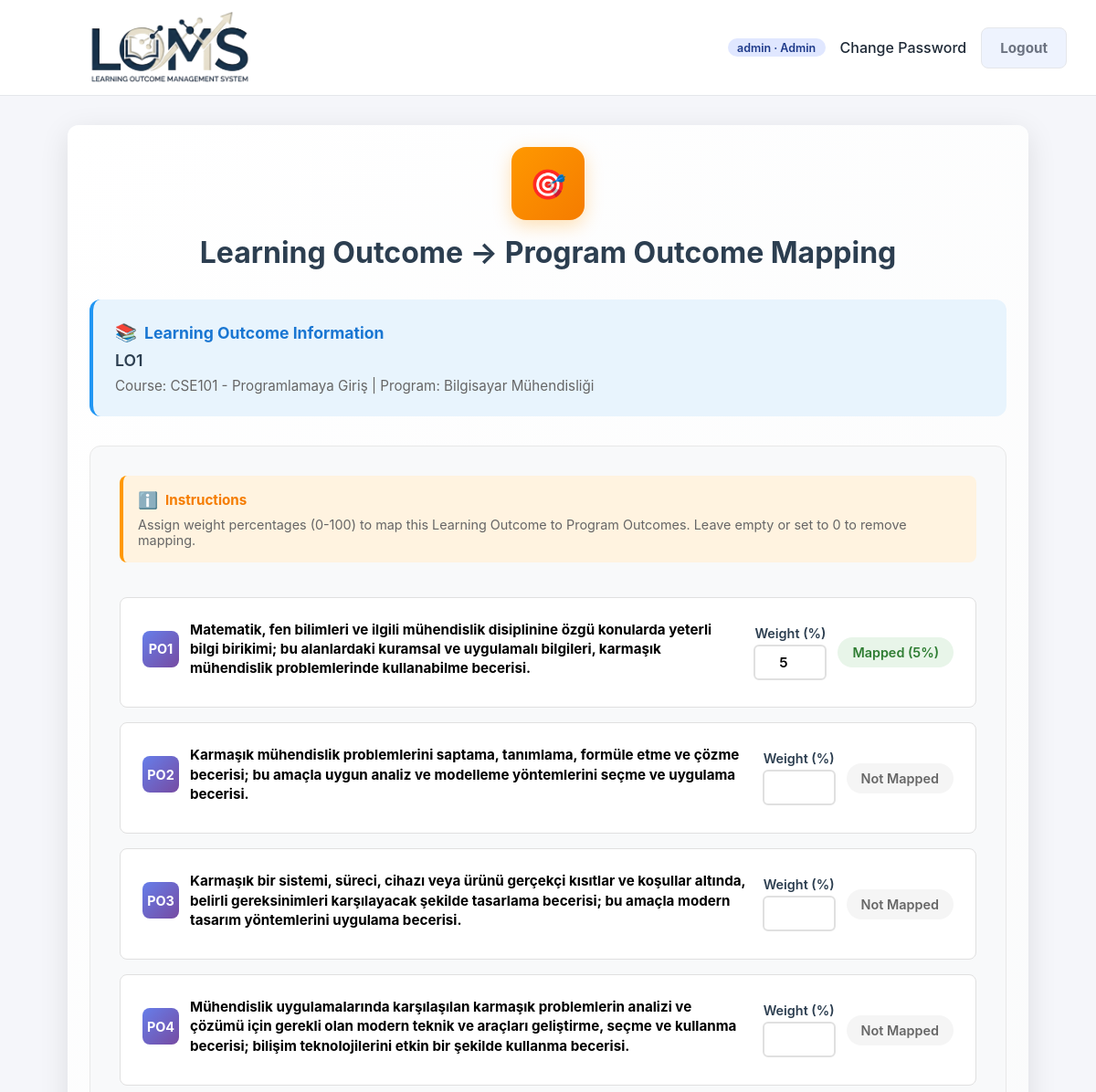
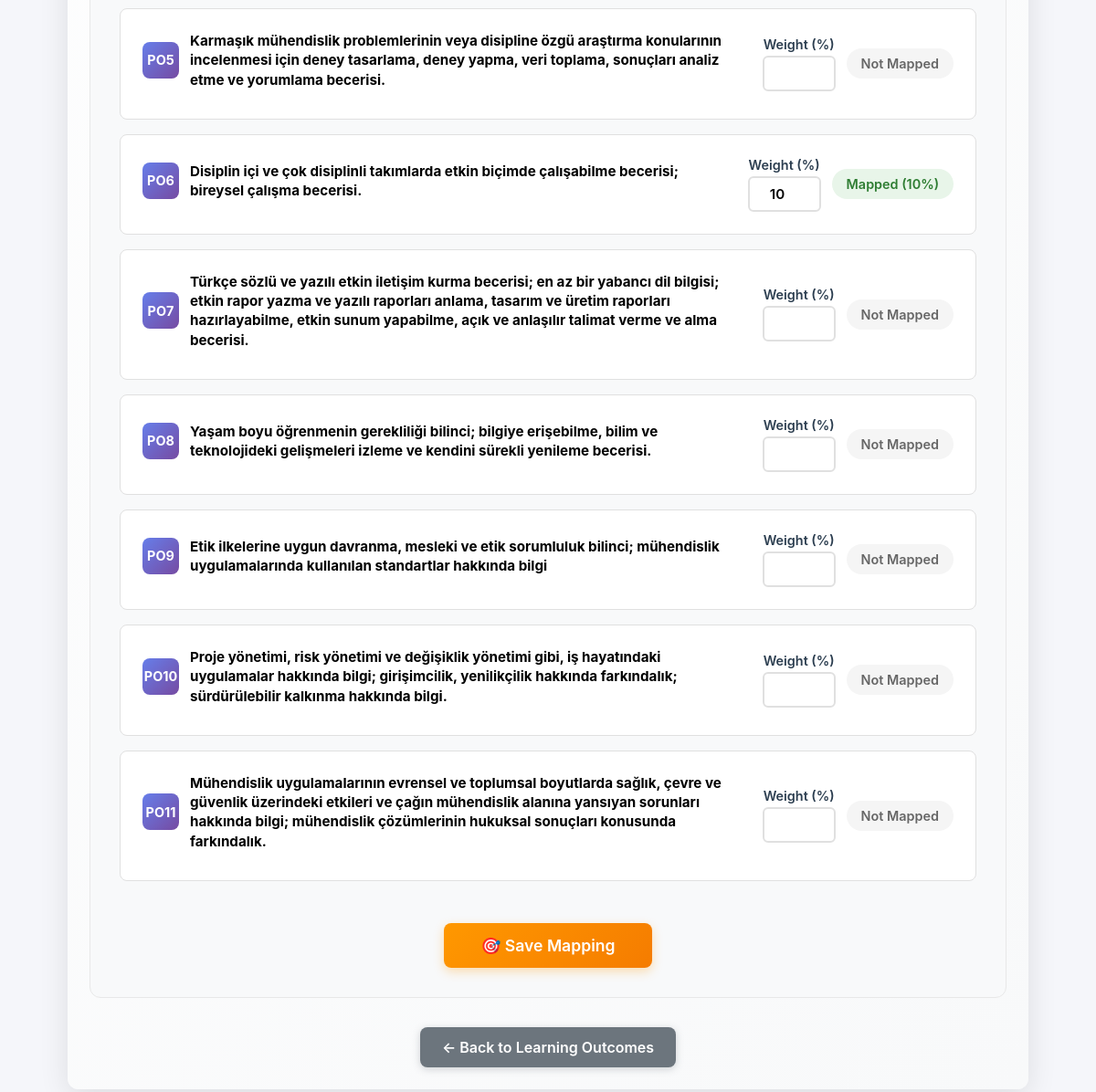
Page /outcomes/lo/9/mapping/ (signed in) on the committed database (2 pictures, top to bottom).
### accounts/models.py (models this page shows, shortened)
class CustomUser(AbstractUser):
    class Role(models.TextChoices):
        ADMIN = "ADMIN", "Admin"
        STUDENT_AFFAIRS = "STUDENT_AFFAIRS", "Student Affairs"
        FACULTY_MEMBER = "FACULTY_MEMBER", "Faculty Member"
        LECTURER = "LECTURER", "Lecturer"
        STUDENT = "STUDENT", "Student"
    role = models.CharField(
        max_length=32,
        choices=Role.choices,
        default=Role.STUDENT,
    )
    student_grade = models.PositiveSmallIntegerField(
        null=True,
        blank=True,
        help_text="Student grade / academic year (1-4).",
    )
    student_faculty = models.ForeignKey(
        "organizations.Faculty",
        null=True,
        blank=True,
        on_delete=models.SET_NULL,
        related_name="students",
        help_text="Faculty the student is enrolled in.",
    )
    student_program = models.ForeignKey(
        "organizations.Program",
        null=True,
        blank=True,
        on_delete=models.SET_NULL,
        related_name="students",
        help_text="Program the student belongs to.",
    )
    faculty_member_faculty = models.ForeignKey(
        "organizations.Faculty",
        null=True,
        blank=True,
        on_delete=models.SET_NULL,
        related_name="faculty_members",
        help_text="Faculty this faculty member is responsible for.",
    )
    lecturer_programs = models.ManyToManyField(
        "organizations.Program",
        blank=True,
        related_name="lecturers",
        help_text="Programs assigned to this lecturer.",
    )
    lecturer_courses = models.ManyToManyField(
        "courses.Course",
        blank=True,
        related_name="lecturers",
        help_text="Courses assigned to this lecturer.",
    )
    phone = models.CharField(
        max_length=20,
        blank=True,
        null=True,
    )
    student_number = models.CharField(
        max_length=32,
        null=True,
        blank=True,
        help_text="Official student identification number.",
    )
    must_change_password = models.BooleanField(
        default=False,
        help_text="User must update password after logging in with the initial credentials.",
    )
    objects = CustomUserManager()
    @property
    def is_admin(self):
        return self.role == self.Role.ADMIN and self.is_superuser
    @property
    def is_student_affairs(self):
        return self.role == self.Role.STUDENT_AFFAIRS
    @property
    def is_faculty_member(self):
        return self.role == self.Role.FACULTY_MEMBER
    @property
    def is_lecturer(self):
        return self.role == self.Role.LECTURER
    @property
    def is_student(self):
        return self.role == self.Role.STUDENT

### outcomes/models.py (models this page shows, shortened)
class LearningOutcome(models.Model):
    course = models.ForeignKey(
        Course,
        on_delete=models.CASCADE,
        related_name="learning_outcomes",
    )
    code = models.CharField(
        max_length=20,
        help_text="Learning outcome code (e.g., LO1).",
    )
    short_title = models.CharField(
        max_length=255,
        help_text="Short title (e.g., Explain fundamental concepts).",
    )
    description = models.TextField(
        blank=True,
        help_text="Detailed description.",
    )
    order = models.PositiveSmallIntegerField(
        default=1,
        help_text="Display order within the course.",
    )
    active = models.BooleanField(default=True)
    program_outcomes = models.ManyToManyField(
        "outcomes.ProgramOutcome",
        through="LearningOutcomeProgramOutcome",
        related_name="learning_outcomes",
        blank=True,
    )
    class Meta:
        unique_together = ("course", "code")
        ordering = ["course", "order", "code"]

class ProgramOutcome(models.Model):
    program = models.ForeignKey(
        Program,
        on_delete=models.CASCADE,
        related_name="program_outcomes",
    )
    code = models.CharField(
        max_length=20,
        help_text="Program outcome code (e.g., PO1).",
    )
    short_title = models.CharField(
        max_length=255,
        help_text="Short title (e.g., Problem solving).",
    )
    description = models.TextField(
        blank=True,
        help_text="Detailed description.",
    )
    order = models.PositiveSmallIntegerField(
        default=1,
        help_text="Display order within lists.",
    )
    active = models.BooleanField(default=True)
    class Meta:
        unique_together = ("program", "code")
        ordering = ["program", "order", "code"]

### courses/models.py (models this page shows, shortened)
class Course(models.Model):
    class Year(models.IntegerChoices):
        YEAR_1 = 1, "1st Year"
        YEAR_2 = 2, "2nd Year"
        YEAR_3 = 3, "3rd Year"
        YEAR_4 = 4, "4th Year"
    class Semester(models.TextChoices):
        FALL = "FALL", "Fall"
        SPRING = "SPRING", "Spring"
        YEARLONG = "YEARLONG", "Year-long"
    program = models.ForeignKey(
        Program,
        on_delete=models.CASCADE,
        related_name="courses",
    )
    code = models.CharField(max_length=50)
    name = models.CharField(max_length=255)
    year = models.PositiveSmallIntegerField(
        choices=Year.choices,
        null=True,
        blank=True,
        help_text="Typical year students take this course (1-4).",
    )
    semester = models.CharField(
        max_length=16,
        choices=Semester.choices,
        default=Semester.FALL,
    )
    ects = models.DecimalField(
        max_digits=4,
        decimal_places=1,
        null=True,
        blank=True,
        help_text="ECTS credit value.",
    )
    credit = models.DecimalField(
        max_digits=4,
        decimal_places=1,
        null=True,
        blank=True,
        help_text="Local credit value.",
    )
    description = models.TextField(
        blank=True,
        help_text="Free-form course description.",
    )
    lecturer = models.ForeignKey(
        settings.AUTH_USER_MODEL,
        null=True,
        blank=True,
        on_delete=models.SET_NULL,
        related_name="lecturer_courses_assigned",
        help_text="Primary lecturer responsible for this course.",
    )
    students = models.ManyToManyField(
        settings.AUTH_USER_MODEL,
        blank=True,
        related_name="enrolled_courses",
        help_text="Students enrolled in this course (auto-managed).",
    )
    class Meta:
        unique_together = ("program", "code")
        ordering = ["program", "year", "semester", "code"]

### organizations/models.py (models this page shows, shortened)
class Program(models.Model):
    name = models.CharField(max_length=255)
    code = models.CharField(max_length=50, unique=True)
    faculty = models.ForeignKey(
        Faculty,
        on_delete=models.CASCADE,
        related_name="programs",
    )
    description = models.TextField(
        blank=True,
        help_text="Optional program description.",
    )
    coordinator = models.ForeignKey(
        settings.AUTH_USER_MODEL,
        null=True,
        blank=True,
        on_delete=models.SET_NULL,
        related_name="coordinated_programs",
        help_text="Program coordinator (optional).",
    )

### outcomes/views.py (the view, shortened to what this page needs)
# urls.py: path("lo/<int:pk>/mapping/", learning_outcome_mapping, name="learning_outcome_mapping"),
@role_required(CustomUser.Role.LECTURER)
def learning_outcome_mapping(request, pk):
    lo = get_object_or_404(
        LearningOutcome.objects.select_related("course", "course__program"),
        pk=pk,
    )
    course = lo.course
    _check_course_permission_for_lecturer(request.user, course)
    program = course.program
    pos = ProgramOutcome.objects.filter(program=program).order_by("order", "code")
    existing = {
        m.program_outcome_id: m
        for m in lo.lo_po_mappings.all()
    }
    rows = []
    for po in pos:
        mapping = existing.get(po.id)
        rows.append(
            {
                "po": po,
                "weight": mapping.weight if mapping else "",
            }
        )
    context = {
        "course": course,
        "lo": lo,
        "rows": rows,
    }
    return render(request, "outcomes/learning_outcome_mapping.html", context)

### templates/outcomes/learning_outcome_mapping.html (shortened to what this page needs)
{% extends "base.html" %}
{% block content %}
<section class="card" style="margin: 2rem auto; background: linear-gradient(135deg, #ffffff 0%, #f8f9fa 100%); border: none; box-shadow: 0 8px 32px rgba(0, 0, 0, 0.1);">
    <div style="text-align: center; margin-bottom: 2rem;">
        <div style="width: 80px; height: 80px; background: linear-gradient(135deg, #FF9800 0%, #F57C00 100%); border-radius: 16px; display: inline-flex; align-items: center; justify-content: center; color: white; font-weight: bold; font-size: 2rem; box-shadow: 0 6px 20px rgba(255, 152, 0, 0.3); margin-bottom: 1rem;">
            🎯
        </div>
        <h2 style="margin: 0; color: #2c3e50; font-size: 2rem;">Learning Outcome → Program Outcome Mapping</h2>
    </div>
    <div style="background: #e8f4fd; padding: 1.5rem; border-radius: 12px; border-left: 4px solid #2196F3; margin-bottom: 2rem;">
        <div style="display: flex; align-items: center; gap: 0.5rem; margin-bottom: 0.5rem;">
            <span style="font-size: 1.2rem;">📚</span>
            <strong style="color: #1976d2; font-size: 1.1rem;">Learning Outcome Information</strong>
        </div>
        <p style="margin: 0; color: #2c3e50; font-weight: 600; font-size: 1.1rem;">
            {{ lo.code }}
        </p>
        <p style="margin: 0.5rem 0 0 0; color: #666; font-size: 0.95rem;">
            Course: {{ course.code }} - {{ course.name }} | Program: {{ course.program.name }}
        </p>
    </div>
    <form method="post" style="background: #f8f9fa; padding: 2rem; border-radius: 12px; border: 1px solid #e8e8e8;">
        <div style="background: #fff3e0; padding: 1rem; border-radius: 8px; border-left: 4px solid #ff9800; margin-bottom: 1.5rem;">
            <div style="display: flex; align-items: center; gap: 0.5rem; margin-bottom: 0.5rem;">
                <span style="font-size: 1.1rem;">ℹ️</span>
                <strong style="color: #f57c00; font-size: 0.95rem;">Instructions</strong>
            </div>
            <p style="margin: 0; color: #666; font-size: 0.9rem;">
                Assign weight percentages (0-100) to map this Learning Outcome to Program Outcomes. Leave empty or set to 0 to remove mapping.
            </p>
        </div>
        {% if rows %}
            <div style="display: grid; gap: 1rem;">
                {% for row in rows %}
                    <div style="background: white; border: 1px solid #e0e0e0; border-radius: 8px; padding: 1.5rem; transition: all 0.3s ease;"
                         onmouseover="this.style.borderColor='#ff9800'; this.style.boxShadow='0 2px 8px rgba(255, 152, 0, 0.2)';"
                         onmouseout="this.style.borderColor='#e0e0e0'; this.style.boxShadow='none';">
                        <div style="display: flex; align-items: center; justify-content: space-between; gap: 1rem;">
                            <div style="flex: 1;">
                                <div style="display: flex; align-items: center; gap: 0.75rem; margin-bottom: 0.5rem; flex-wrap: wrap;">
                                    <div style="width: 40px; height: 40px; background: linear-gradient(135deg, #667eea 0%, #764ba2 100%); border-radius: 8px; display: flex; align-items: center; justify-content: center; color: white; font-weight: bold; font-size: 0.9rem;">
                                        {{ row.po.code }}
                                    </div>
                                    {% if row.po.description %}
                                        <div style="color: #000; font-size: 0.95rem; font-weight: bold; line-height: 1.4; flex: 1; min-width: 0; word-break: break-word;">{{ row.po.description }}</div>
                                    {% endif %}
                                </div>
                            </div>
                            <div style="display: flex; align-items: center; gap: 0.75rem;">
                                <div style="display: flex; flex-direction: column; align-items: center; gap: 0.25rem;">
                                    <label for="po_{{ row.po.id }}" style="font-weight: 600; color: #2c3e50; font-size: 0.9rem;">Weight (%)</label>
                                    <input type="number"
                                           id="po_{{ row.po.id }}"
                                           name="po_{{ row.po.id }}"
                                           min="0"
                                           max="100"
                                           value="{{ row.weight }}"
                                           style="width: 80px; padding: 0.5rem; border: 2px solid #e0e0e0; border-radius: 6px; text-align: center; font-weight: 600; transition: all 0.3s ease;"
                                           onfocus="this.style.borderColor='#ff9800';"
                                           onblur="this.style.borderColor='#e0e0e0';">
                                </div>
                                {% if row.weight %}
                                    <div style="background: #e8f5e9; color: #2e7d32; padding: 0.5rem 1rem; border-radius: 20px; font-weight: 600; font-size: 0.9rem;">
                                        Mapped ({{ row.weight }}%)
                                    </div>
                                {% else %}
                                    <div style="background: #f5f5f5; color: #666; padding: 0.5rem 1rem; border-radius: 20px; font-weight: 600; font-size: 0.9rem;">
                                        Not Mapped
                                    </div>
                                {% endif %}
                            </div>
                        </div>
                    </div>
                {% endfor %}
            </div>
        {% endif %}
        <div style="text-align: center; margin-top: 2rem;">
            <button type="submit"
                    style="background: linear-gradient(135deg, #FF9800 0%, #F57C00 100%); color: white; padding: 0.875rem 2.5rem; border: none; border-radius: 8px; font-weight: 600; font-size: 1.1rem; cursor: pointer; transition: all 0.3s ease; box-shadow: 0 4px 12px rgba(255, 152, 0, 0.3);"
                    onmouseover="this.style.background='linear-gradient(135deg, #EF6C00 0%, #E65100 100%)'; this.style.transform='translateY(-2px)'; this.style.boxShadow='0 6px 16px rgba(255, 152, 0, 0.4)';"
                    onmouseout="this.style.background='linear-gradient(135deg, #FF9800 0%, #F57C00 100%)'; this.style.transform='translateY(0)'; this.style.boxShadow='0 4px 12px rgba(255, 152, 0, 0.3)';">
                🎯 Save Mapping
            </button>
        </div>
    </form>
    <div style="text-align: center; margin-top: 2rem;">
        <a href="{% url 'outcomes:learning_outcome_manage' course.id %}"
           style="display: inline-flex; align-items: center; gap: 0.5rem; background: #6c757d; color: white; padding: 0.75rem 1.5rem; border-radius: 8px; text-decoration: none; font-weight: 600; transition: all 0.3s ease; box-shadow: 0 2px 8px rgba(108, 117, 125, 0.3);"
           onmouseover="this.style.background='#5a6268'; this.style.transform='translateY(-2px)'; this.style.boxShadow='0 4px 12px rgba(108, 117, 125, 0.4)';"
           onmouseout="this.style.background='#6c757d'; this.style.transform='translateY(0)'; this.style.boxShadow='0 2px 4px rgba(108, 117, 125, 0.3)';">
            ← Back to Learning Outcomes
        </a>
    </div>
</section>
{% endblock %}

### templates/base.html (shortened to what this page needs)
<!DOCTYPE html>
{% load static %}
<html lang="en">
<head>
</head>
<body>
<header>
    <img src="{% static 'images/LOMS-Photoroom.png' %}" alt="LOMS" style="height: 5rem; margin: 0;">
    <nav>
        {% if user.is_authenticated %}
            <span class="pill">{{ user.username }} · {{ user.get_role_display }}</span>
            <a href="{% url 'accounts:password_change' %}">Change Password</a>
            <form method="post" action="{% url 'accounts:logout' %}" class="logout-form">
                <button type="submit" class="btn outline">Logout</button>
            </form>
        {% endif %}
    </nav>
</header>
<main>
    {% block content %}{% endblock %}
</main>
</body>
</html>

### rows in the picture
CustomUser: username "admin", role "Admin"
LearningOutcome: code "LO1"
Course: code "CSE101", name "Programlamaya Giriş", program.name "Bilgisayar Mühendisliği"
ProgramOutcome: po.code "PO1", po.description "Matematik, fen bilimleri ve ilgili mühendislik disiplinine özgü konularda yeterli bilgi birikimi; bu alanlardaki kuramsal ve uygulamalı bilgileri, karmaşık mühendislik problemlerinde kullanabilme becerisi.", po.id "5", weight "5"
ProgramOutcome: po.code "PO2", po.description "Karmaşık mühendislik problemlerini saptama, tanımlama, formüle etme ve çözme becerisi; bu amaçla uygun analiz ve modelleme yöntemlerini seçme ve uygulama becerisi.", shows "Not Mapped"
ProgramOutcome: po.code "PO3", po.description "Karmaşık bir sistemi, süreci, cihazı veya ürünü gerçekçi kısıtlar ve koşullar altında, belirli gereksinimleri karşılayacak şekilde tasarlama becerisi; bu amaçla modern tasarım yöntemlerini uygulama becerisi.", shows "Not Mapped"
ProgramOutcome: po.code "PO4", po.description "Mühendislik uygulamalarında karşılaşılan karmaşık problemlerin analizi ve çözümü için gerekli olan modern teknik ve araçları geliştirme, seçme ve kullanma becerisi; bilişim teknolojilerini etkin bir şekilde kullanma becerisi.", shows "Not Mapped"
ProgramOutcome: po.code "PO5", po.description "Karmaşık mühendislik problemlerinin veya disipline özgü araştırma konularının incelenmesi için deney tasarlama, deney yapma, veri toplama, sonuçları analiz etme ve yorumlama becerisi.", shows "Not Mapped"
ProgramOutcome: po.code "PO6", po.description "Disiplin içi ve çok disiplinli takımlarda etkin biçimde çalışabilme becerisi; bireysel çalışma becerisi.", po.id "10", weight "10"
ProgramOutcome: po.code "PO7", po.description "Türkçe sözlü ve yazılı etkin iletişim kurma becerisi; en az bir yabancı dil bilgisi; etkin rapor yazma ve yazılı raporları anlama, tasarım ve üretim raporları hazırlayabilme, etkin sunum yapabilme, açık ve anlaşılır talimat verme ve alma becerisi.", shows "Not Mapped"
ProgramOutcome: po.code "PO8", po.description "Yaşam boyu öğrenmenin gerekliliği bilinci; bilgiye erişebilme, bilim ve teknolojideki gelişmeleri izleme ve kendini sürekli yenileme becerisi.", shows "Not Mapped"
ProgramOutcome: po.code "PO9", po.description "Etik ilkelerine uygun davranma, mesleki ve etik sorumluluk bilinci; mühendislik uygulamalarında kullanılan standartlar hakkında bilgi", shows "Not Mapped"
ProgramOutcome: po.code "PO10", po.description "Proje yönetimi, risk yönetimi ve değişiklik yönetimi gibi, iş hayatındaki uygulamalar hakkında bilgi; girişimcilik, yenilikçilik hakkında farkındalık; sürdürülebilir kalkınma hakkında bilgi.", shows "Not Mapped"
ProgramOutcome: po.code "PO11", po.description "Mühendislik uygulamalarının evrensel ve toplumsal boyutlarda sağlık, çevre ve güvenlik üzerindeki etkileri ve çağın mühendislik alanına yansıyan sorunları hakkında bilgi; mühendislik çözümlerinin hukuksal sonuçları konusunda farkındalık.", shows "Not Mapped"
